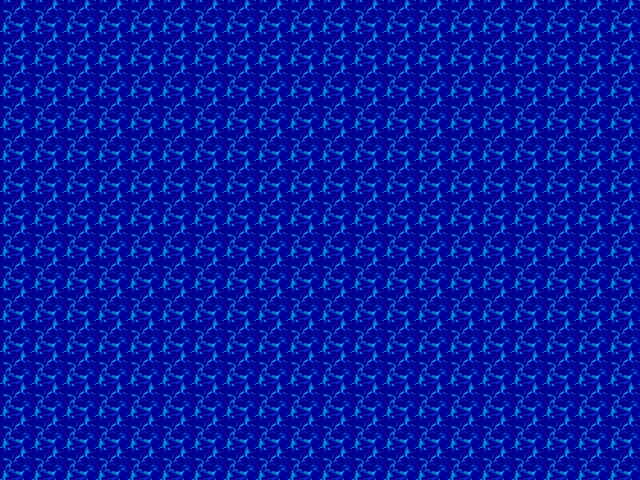

Rendered tile map (Tiled .tmx) drawn with the repository's tilesets; below, a short description and the map source with its tile grids summarised:
An orthogonal 20x15 tile map with 32x32 px tiles, 1 tile layer (Ground).

<map version="1.0" orientation="orthogonal" width="20" height="15" tilewidth="32" tileheight="32">
 <properties>
  <property name="name" value="Map_1" />
 </properties>
 <tileset firstgid="1" source="../tilesets/gimp.tsx" />
 <layer name="Ground" width="20" height="15">
  <data>[300 cells, 300 non-empty, 1 distinct tile ids]</data>
 </layer>
</map>
